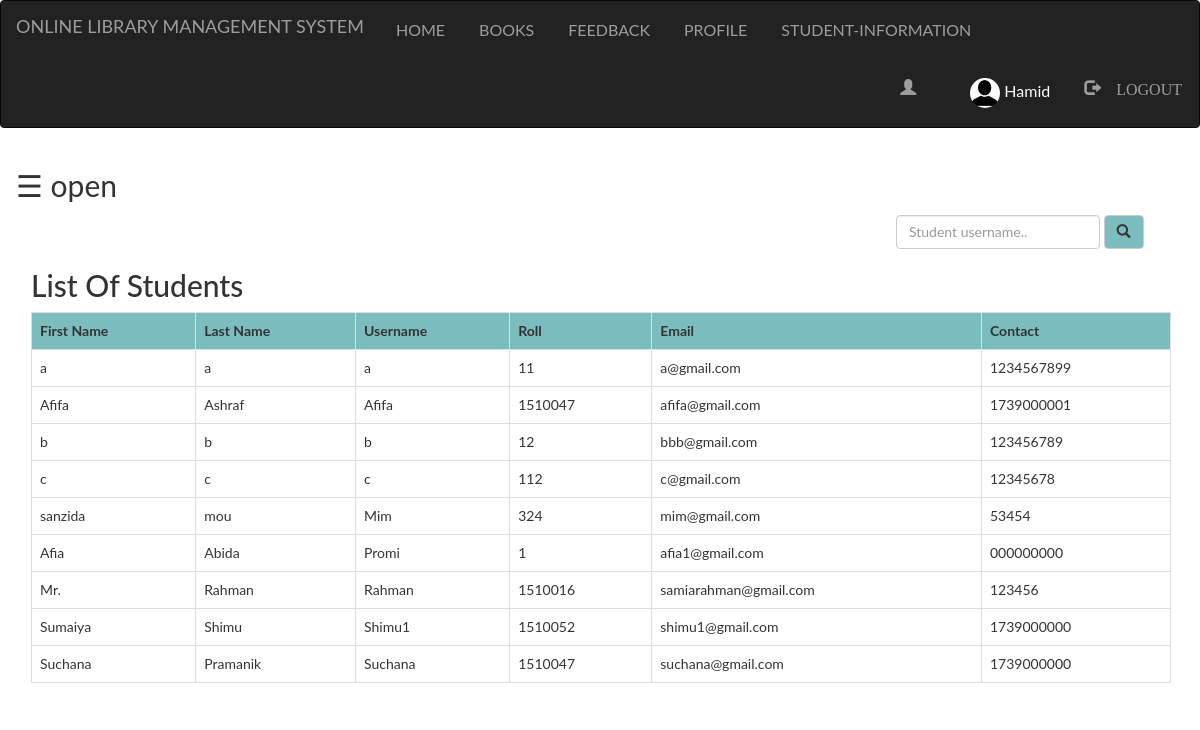
The app's page /Admin/student.php (signed in) with its own data.
### tables this page shows
CREATE TABLE `student` (
  `first` varchar(100) NOT NULL,
  `last` varchar(100) NOT NULL,
  `username` varchar(100) NOT NULL,
  `password` varchar(100) NOT NULL,
  `roll` int(100) NOT NULL,
  `email` varchar(100) NOT NULL,
  `contact` varchar(100) NOT NULL,
  `pic` varchar(100) NOT NULL
);

### Admin/student.php (the view, shortened to what this page needs)
<?php
  include "navbar.php";
?>
<!DOCTYPE html>
<html>
<head>
</head>
<body>
<div id="main">
  <span style="font-size:30px;cursor:pointer" onclick="openNav()">&#9776; open</span>
<div class="container">
	<div class="srch">
		<form class="navbar-form" method="post" name="form1">
				<input class="form-control" type="text" name="search" placeholder="Student username.." required="">
				<button style="background-color: #6db6b9e6;" type="submit" name="submit" class="btn btn-default">
					<span class="glyphicon glyphicon-search"></span>
				</button>
		</form>
	</div>
	<h2>List Of Students</h2>
	<?php
		if(isset($_POST['submit']))
		{
			$q=mysqli_query($db,"SELECT first,last,username,roll,email,contact FROM `student` where username like '%$_POST[search]%' ");
			if(mysqli_num_rows($q)==0)
			{
				echo "Sorry! No student found with that username. Try searching again.";
			}
			else
			{
		echo "<table class='table table-bordered table-hover' >";
			echo "<tr style='background-color: #6db6b9e6;'>";
				echo "<th>"; echo "First Name";	echo "</th>";
				echo "<th>"; echo "Last Name";  echo "</th>";
				echo "<th>"; echo "Username";  echo "</th>";
				echo "<th>"; echo "Roll";  echo "</th>";
				echo "<th>"; echo "Email";  echo "</th>";
				echo "<th>"; echo "Contact";  echo "</th>";
			echo "</tr>";
			while($row=mysqli_fetch_assoc($q))
			{
				echo "<tr>";
				echo "<td>"; echo $row['first']; echo "</td>";
				echo "<td>"; echo $row['last']; echo "</td>";
				echo "<td>"; echo $row['username']; echo "</td>";
				echo "<td>"; echo $row['roll']; echo "</td>";
				echo "<td>"; echo $row['email']; echo "</td>";
				echo "<td>"; echo $row['contact']; echo "</td>";
				echo "</tr>";
			}
		echo "</table>";
			}
		}
		else
		{
			$res=mysqli_query($db,"SELECT first,last,username,roll,email,contact FROM `student`;");
		echo "<table class='table table-bordered table-hover' >";
			echo "<tr style='background-color: #6db6b9e6;'>";
				echo "<th>"; echo "First Name";	echo "</th>";
				echo "<th>"; echo "Last Name";  echo "</th>";
				echo "<th>"; echo "Username";  echo "</th>";
				echo "<th>"; echo "Roll";  echo "</th>";
				echo "<th>"; echo "Email";  echo "</th>";
				echo "<th>"; echo "Contact";  echo "</th>";
			echo "</tr>";
			while($row=mysqli_fetch_assoc($res))
			{
				echo "<tr>";
				echo "<td>"; echo $row['first']; echo "</td>";
				echo "<td>"; echo $row['last']; echo "</td>";
				echo "<td>"; echo $row['username']; echo "</td>";
				echo "<td>"; echo $row['roll']; echo "</td>";
				echo "<td>"; echo $row['email']; echo "</td>";
				echo "<td>"; echo $row['contact']; echo "</td>";
				echo "</tr>";
			}
		echo "</table>";
		}
	?>
</div>
</body>
</html>

### Admin/style.css (style rules this page uses)
html, body, div, span, object, iframe, h1, h2, h3, h4, h5, h6, p, blockquote, pre, abbr, address, cite, code, del, dfn, em, img, ins, kbd, q, samp, small, strong, sub, sup, var, b, i, dl, dt, dd, ol, ul, li, fieldset, form, label, legend, table, caption, tbody, tfoot, thead, tr, th, td, article, aside, canvas, details, figcaption, figure, footer, header, hgroup, menu, nav, section, summary, time, mark, audio, video { margin:0; padding:0; border:0; outline:0; font-size:100%; vertical-align:baseline; background:transparent; }
body { line-height:1; }
table { border-collapse:collapse; border-spacing:0; }
input, select { vertical-align:middle; }
input { height: 25px; width: 300px; }

### Admin/student.php (style rules this page uses)
.srch { padding-left: 850px; }
body { font-family: "Lato", sans-serif; transition: background-color .5s; }
#main { transition: margin-left .5s; padding: 16px; }

### records on screen
student: first "a", last "a", username "a", roll "11", email "a@gmail.com", contact "1234567899"
student: first "Afifa", last "Ashraf", username "Afifa", roll "1510047", email "afifa@gmail.com", contact "1739000001"
student: first "b", last "b", username "b", roll "12", email "bbb@gmail.com", contact "123456789"
student: first "c", last "c", username "c", roll "112", email "c@gmail.com", contact "12345678"
student: first "sanzida", last "mou", username "Mim", roll "324", email "mim@gmail.com", contact "53454"
student: first "Afia", last "Abida", username "Promi", roll "1", email "afia1@gmail.com", contact "000000000"
student: first "Mr.", last "Rahman", username "Rahman", roll "1510016", email "samiarahman@gmail.com", contact "123456"
student: first "Sumaiya", last "Shimu", username "Shimu1", roll "1510052", email "shimu1@gmail.com", contact "1739000000"
student: first "Suchana", last "Pramanik", username "Suchana", roll "1510047", email "suchana@gmail.com", contact "1739000000"

### other values on screen
$_SESSION['login_user1'] "Hamid"
